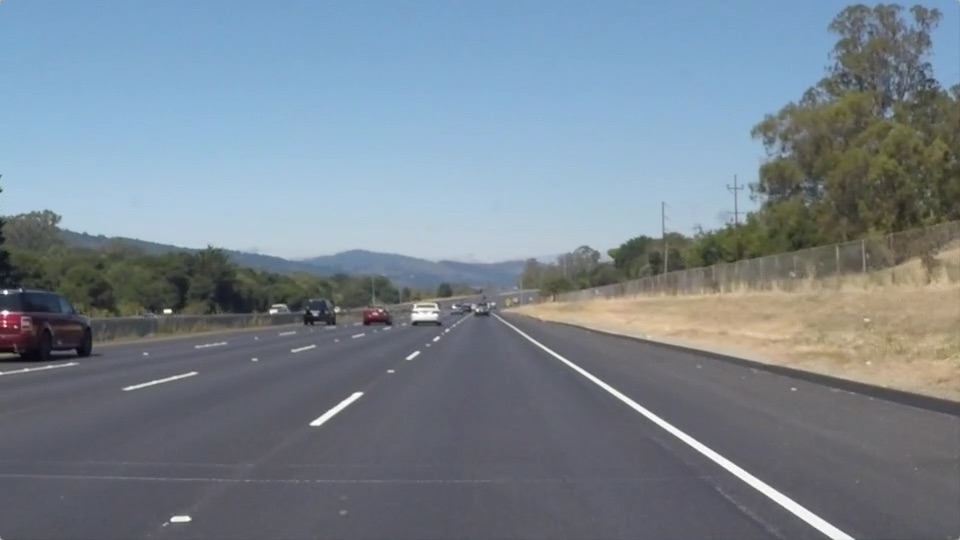
#> input picture carnd-projects/CarND-LaneLines-P1/test_images/solidWhiteRight.jpg, 960 x 540 px
$ jupyter execute --allow-errors P1.ipynb   (shell and % lines are left out)
#> lines starting #> are read from the running program, lines starting #| are printed output that depends on the picture; after the words box and inside, x2 and y2 are one past the last pixel; in counts of white or black regions, pixels touching at a corner belong together
# **Finding Lane Lines on the Road**
***
In this project, you will use the tools you learned about in the lesson to identify lane lines on the road.  You can develop your pipeline on a series of individual images, and later apply the result to a video stream (really just a series of images). Check out the video clip "raw-lines-example.mp4" (also contained in this repository) to see what the output should look like after using the helper functions below.

Once you have a result that looks roughly like "raw-lines-example.mp4", you'll need to get creative and try to average and/or extrapolate the line segments you've detected to map out the full extent of the lane lines.  You can see an example of the result you're going for in the video "P1_example.mp4".  Ultimately, you would like to draw just one line for the left side of the lane, and one for the right.

---
Let's have a look at our first image called 'test_images/solidWhiteRight.jpg'.  Run the 2 cells below (hit Shift-Enter or the "play" button above) to display the image.

**Note** If, at any point, you encounter frozen display windows or other confounding issues, you can always start again with a clean slate by going to the "Kernel" menu above and selecting "Restart & Clear Output".

---

**The tools you have are color selection, region of interest selection, grayscaling, Gaussian smoothing, Canny Edge Detection and Hough Tranform line detection.  You  are also free to explore and try other techniques that were not presented in the lesson.  Your goal is piece together a pipeline to detect the line segments in the image, then average/extrapolate them and draw them onto the image for display (as below).  Once you have a working pipeline, try it out on the video stream below.**

---

<figure>

 <figcaption>
 <p></p>
 <p style="text-align: center;"> Your output should look something like this (above) after detecting line segments using the helper functions below </p>
 </figcaption>
</figure>
 <p></p>
<figure>

 <figcaption>
 <p></p>
 <p style="text-align: center;"> Your goal is to connect/average/extrapolate line segments to get output like this</p>
 </figcaption>
</figure>

[cell 1]
#importing some useful packages
import matplotlib.pyplot as plt
import matplotlib.image as mpimg
import numpy as np
import cv2
import os

[cell 2]
#reading in an image
image = mpimg.imread('test_images/solidWhiteRight.jpg')
#> image is the input picture: shape (540, 960, 3); mean R, G, B 120.3, 132.6, 143.7
#printing out some stats and plotting
print('This image is:', type(image), 'with dimesions:', image.shape)
#| This image is: <class 'numpy.ndarray'> with dimesions: (540, 960, 3)
plt.imshow(image)  # if you wanted to show a single color channel image called 'gray', for example, call as plt.imshow(gray, cmap='gray')

**Some OpenCV functions (beyond those introduced in the lesson) that might be useful for this project are:**

`cv2.inRange()` for color selection
`cv2.fillPoly()` for regions selection
`cv2.line()` to draw lines on an image given endpoints
`cv2.addWeighted()` to coadd / overlay two images
`cv2.cvtColor()` to grayscale or change color
`cv2.imwrite()` to output images to file
`cv2.bitwise_and()` to apply a mask to an image

**Check out the OpenCV documentation to learn about these and discover even more awesome functionality!**

Below are some helper functions to help get you started. They should look familiar from the lesson!

[cell 3]
import math

# [7 lines left out: function grayscale, not called in this run]
    # Or use BGR2GRAY if you read an image with cv2.imread()
    # return cv2.cvtColor(img, cv2.COLOR_BGR2GRAY)

def canny(img, low_threshold, high_threshold):
    """Applies the Canny transform"""
    return cv2.Canny(img, low_threshold, high_threshold)

def gaussian_blur(img, kernel_size):
    """Applies a Gaussian Noise kernel"""
    return cv2.GaussianBlur(img, (kernel_size, kernel_size), 0)

def region_of_interest(img, vertices):
    """
    Applies an image mask.

    Only keeps the region of the image defined by the polygon
    formed from `vertices`. The rest of the image is set to black.
    """
    #defining a blank mask to start with
    mask = np.zeros_like(img)

    #defining a 3 channel or 1 channel color to fill the mask with depending on the input image
    if len(img.shape) > 2:
        channel_count = img.shape[2]  # i.e. 3 or 4 depending on your image
        ignore_mask_color = (255,) * channel_count
    else:
        ignore_mask_color = 255

    #filling pixels inside the polygon defined by "vertices" with the fill color
    cv2.fillPoly(mask, vertices, ignore_mask_color)

    #returning the image only where mask pixels are nonzero
    masked_image = cv2.bitwise_and(img, mask)
    return masked_image

def draw_lane_marker(img, lines, color=[255, 0, 0], thickness=6):
    if not lines:
        return

    x = []
    y = []
    for line in lines:
        for x1, y1, x2, y2 in line:
            x += [x1, x2]
            y += [y1, y2]
    fit = np.polyfit(y, x, 1)

    y_bottom = img.shape[0]
    y_top = y_bottom // 2 + y_bottom // 12

    x_top = int(fit[0] * y_top + fit[1])
    x_bottom = int(fit[0] * y_bottom + fit[1])

    cv2.line(img, (x_bottom, y_bottom), (x_top, y_top), color, thickness)

def draw_lines(img, lines, color=[255, 0, 0], thickness=6, min_slope=0.4):
    """
    NOTE: this is the function you might want to use as a starting point once you want to
    average/extrapolate the line segments you detect to map out the full
    extent of the lane (going from the result shown in raw-lines-example.mp4
    to that shown in P1_example.mp4).

    Think about things like separating line segments by their
    slope ((y2-y1)/(x2-x1)) to decide which segments are part of the left
    line vs. the right line.  Then, you can average the position of each of
    the lines and extrapolate to the top and bottom of the lane.

    This function draws `lines` with `color` and `thickness`.
    Lines are drawn on the image inplace (mutates the image).
    If you want to make the lines semi-transparent, think about combining
    this function with the weighted_img() function below
    """
    slopes = []
    left_lines = []
    right_lines = []
    for line in lines:
        for x1, y1, x2, y2 in line:
            m = (y2 - y1) / (x2 - x1)
            if abs(m) >= min_slope:
                if m > 0:
                    left_lines.append(line)
                else:
                    right_lines.append(line)

    draw_lane_marker(img, left_lines, color, thickness)
    draw_lane_marker(img, right_lines, color, thickness)

# [10 lines left out: function hough_lines, not called in this run]

def filter_white_pixels(img_gray, color_threshold):
    white_pixels = img_gray >= color_threshold
    img_gray[~white_pixels] = 0
    return img_gray

# Python 3 has support for cool math symbols.
# [13 lines left out: function weighted_img, not called in this run]

## Test on Images

Now you should build your pipeline to work on the images in the directory "test_images"
**You should make sure your pipeline works well on these images before you try the videos.**

run your solution on all test_images and make copies into the test_images directory).

[cell 4]
# TODO: Build your pipeline that will draw lane lines on the test_images
# then save them to the test_images directory.

def detect_lines(img):
    height, width, _ = img.shape

    # convert to gray scale image
    gray = cv2.cvtColor(img, cv2.COLOR_RGB2GRAY)

    # color selection
    gray = filter_white_pixels(gray, 180)

    # Gaussian blur
    kernel_size = 9
    blur_gray = cv2.GaussianBlur(gray, (kernel_size, kernel_size), 0)

    # Apply edge detection
    low_threshold = 50
    high_threshold = 100
    edges = cv2.Canny(blur_gray, low_threshold, high_threshold)

    # Region of interets
    vertices = np.array([[
            (0 + 10, height),
            (width / 2, height / 2 + height / 12),
            (width - 10, height)
        ]], dtype=np.int32)

    reg_mask = region_of_interest(edges, vertices)

    # Line detection
    rho = 2
    theta = np.pi / 180
    threshold = 15
    min_line_len = 50
    max_line_gap = 50

    lines = cv2.HoughLinesP(reg_mask, rho, theta, threshold, np.array([]),
                            minLineLength=min_line_len, maxLineGap=max_line_gap)

    return lines

def mark_lanes(image):
    lines = detect_lines(image)
    line_image = np.copy(image)
    draw_lines(line_image, lines, min_slope=0.45)
    return line_image

for image_file in os.listdir("test_images/"):
    img = mpimg.imread("test_images/" + image_file)
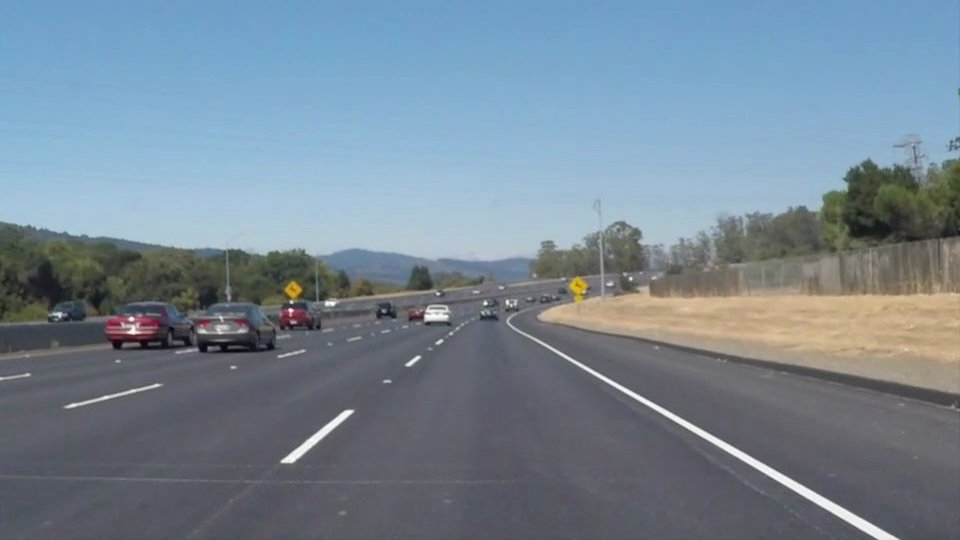
#> input picture carnd-projects/CarND-LaneLines-P1/test_images/solidWhiteCurve.jpg, 960 x 540 px
#> img is the input picture: shape (540, 960, 3); mean R, G, B 118.5, 134.5, 148.1

    print(image_file)
    lane_image = mark_lanes(img)
#> in detect_lines, `gray = cv2.cvtColor(img, cv2.COLOR_RGB2GRAY)`:
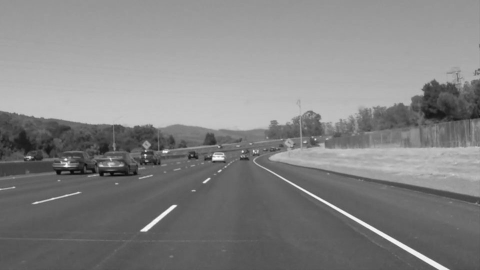
#> gray: shape (540, 960) (shown at 1/2 size); min 5, max 255, mean 131.2
#> in filter_white_pixels, `white_pixels = img_gray >= color_threshold`:
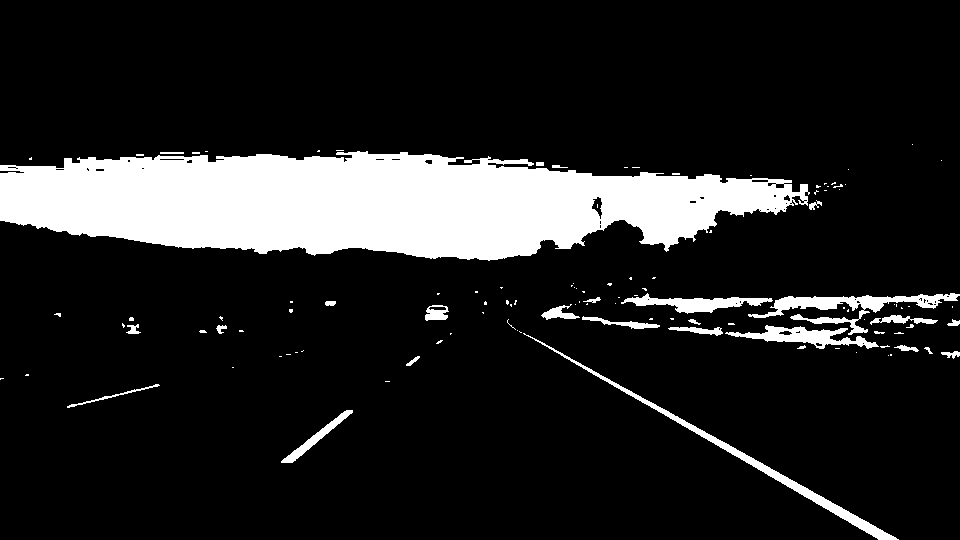
#> white_pixels: shape (540, 960) bool; 13.9% white; 114 white regions (86 under 20 px), largest, box (x1, y1, x2, y2) and area: (0, 151, 810, 261) 60877, (523, 333, 899, 540) 2507, (748, 293, 960, 335) 2351
#> in filter_white_pixels, `img_gray[~white_pixels] = 0`:
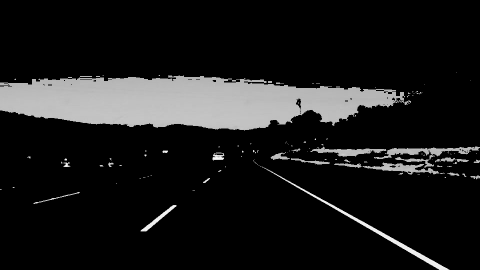
#> img_gray: shape (540, 960) (shown at 1/2 size); min 0, max 255, mean 26.4
#> in detect_lines, `blur_gray = cv2.GaussianBlur(gray, (kernel_size, kernel_size), 0)`:
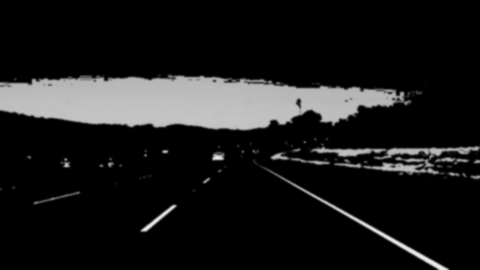
#> blur_gray: shape (540, 960) (shown at 1/2 size); min 0, max 239, mean 26.4
#> in detect_lines, `edges = cv2.Canny(blur_gray, low_threshold, high_threshold)`:
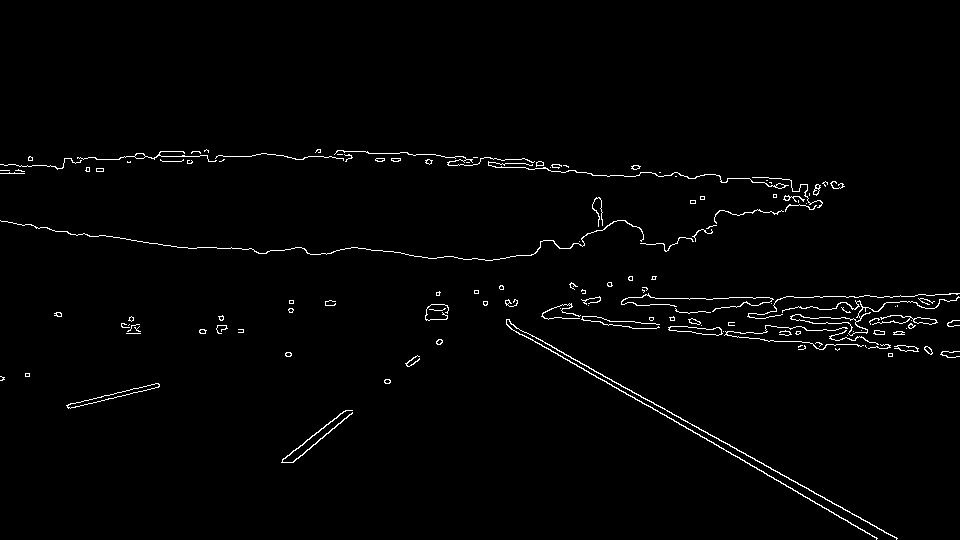
#> edges: shape (540, 960); 1.5% white in thin lines or dots, all inside (x1, y1, x2, y2) = (0, 149, 960, 540)
#> in region_of_interest, `cv2.fillPoly(mask, vertices, ignore_mask_color)`:
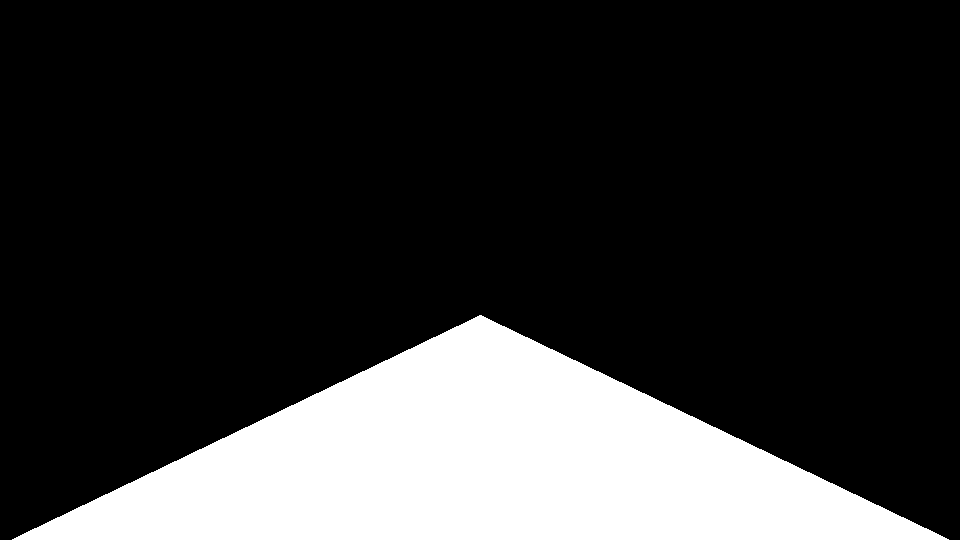
#> mask: shape (540, 960); 20.4% white; 1 white region, box (x1, y1, x2, y2) and area: (12, 315, 949, 540) 105769
#> in region_of_interest, `masked_image = cv2.bitwise_and(img, mask)`:
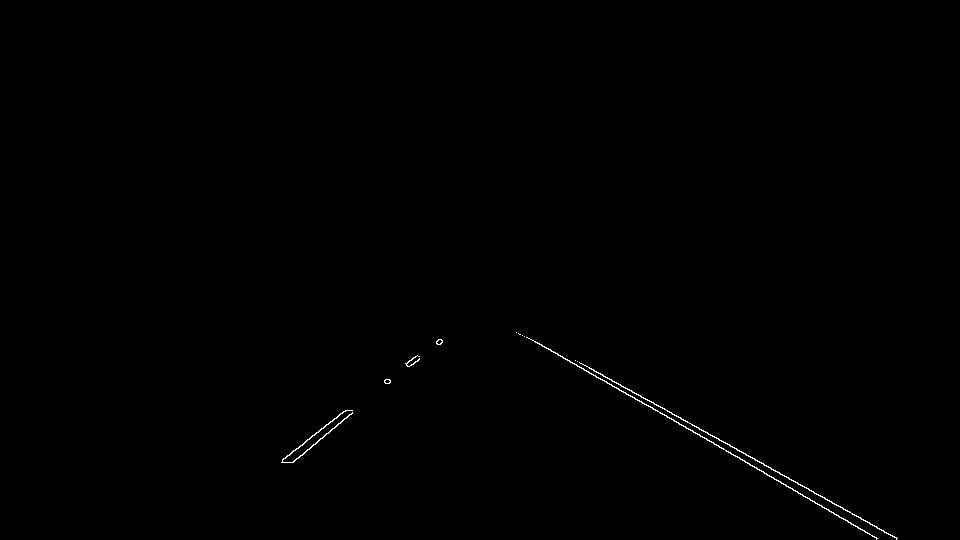
#> masked_image: shape (540, 960); 0.26% white in thin lines or dots, all inside (x1, y1, x2, y2) = (281, 332, 898, 540)
#> in detect_lines, `lines = cv2.HoughLinesP(reg_mask, rho, theta, threshold, np.array([]),..`: lines = [[575, 360, 897, 538], [533, 340, 877, 538], [634, 397, 847, 520], [282, 459, 413, 357], [298, 458, 440, 339], [293, 462, 415, 356], [282, 460, 441, 340], [351, 410, 442, 342], [321, 428, 441, 343]]
#> the loop in draw_lines, `for line in lines:` made 9 passes
#> after the loop in draw_lines, `for line in lines:`: left_lines = [[[575, 360, 897, 538]], [[533, 340, 877, 538]], [[634, 397, 847, 520]]]; right_lines = [[[282, 459, 413, 357]], [[298, 458, 440, 339]], [[293, 462, 415, 356]], [[282, 460, 441, 340]], [[351, 410, 442, 342]], [[321, 428, 441, 343]]]
#> the loop in draw_lane_marker, `for line in lines:` made 3 passes
#> after the loop in draw_lane_marker, `for line in lines:`: x = [575, 897, 533, 877, 634, 847]; y = [360, 538, 340, 538, 397, 520]
#> in draw_lane_marker, `fit = np.polyfit(y, x, 1)`: fit = [1.76, -64.29]
#> in draw_lane_marker, `x_top = int(fit[0] * y_top + fit[1])`: x_top = 491
#> in draw_lane_marker, `x_bottom = int(fit[0] * y_bottom + fit[1])`: x_bottom = 887
#> call 2 of draw_lane_marker, with thickness = 6
#> the loop in draw_lane_marker (call 2), `for line in lines:` made 6 passes
#> after the loop in draw_lane_marker (call 2), `for line in lines:`: x = [282, 413, 298, 440, 293, 415, 282, 441, 351, 442, 321, 441]; y = [459, 357, 458, 339, 462, 356, 460, 340, 410, 342, 428, 343]
#> in draw_lane_marker (call 2), `fit = np.polyfit(y, x, 1)`: fit = [-1.27, 872.6]
#> in draw_lane_marker (call 2), `x_top = int(fit[0] * y_top + fit[1])`: x_top = 471
#> in draw_lane_marker (call 2), `x_bottom = int(fit[0] * y_bottom + fit[1])`: x_bottom = 185
#> in draw_lane_marker (call 2), `cv2.line(img, (x_bottom, y_bottom), (x_top, y_top), color, thickness)`:
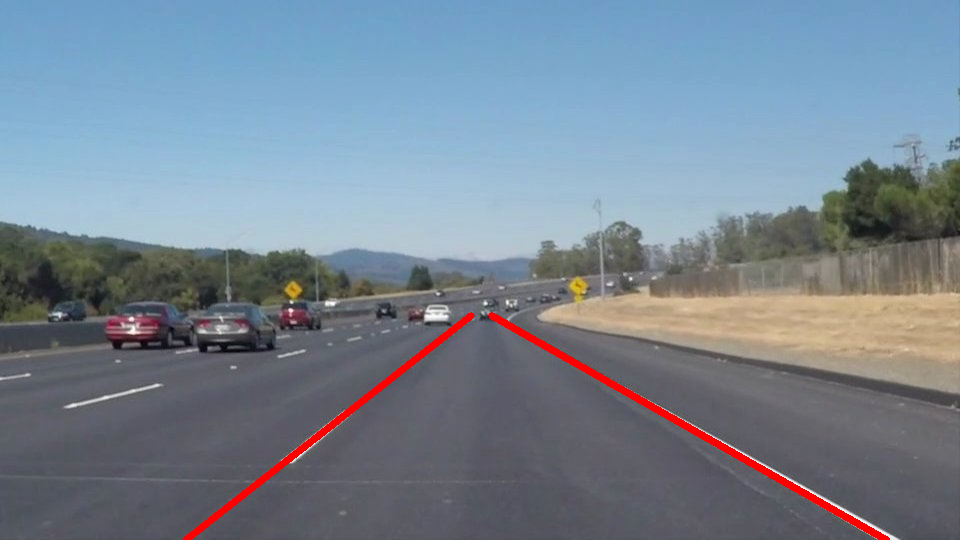
#> img: shape (540, 960, 3); mean R, G, B 119.6, 132.6, 146.2
#> pass 3 of the loop `for image_file in os.listdir("test_images/"):`:
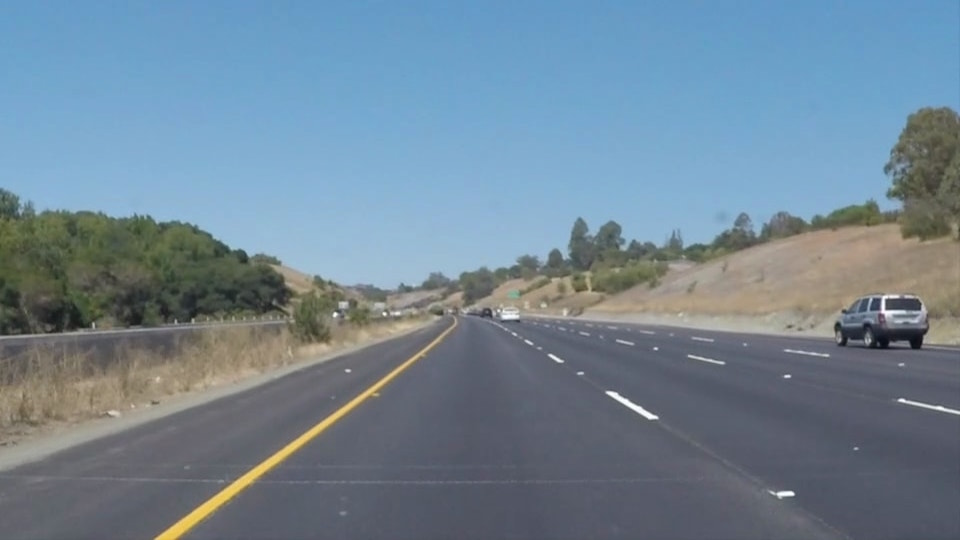
#> input picture carnd-projects/CarND-LaneLines-P1/test_images/solidYellowCurve.jpg, 960 x 540 px
#> img is the input picture: shape (540, 960, 3); mean R, G, B 113, 133.4, 149
#> in filter_white_pixels (call 3), `white_pixels = img_gray >= color_threshold`:
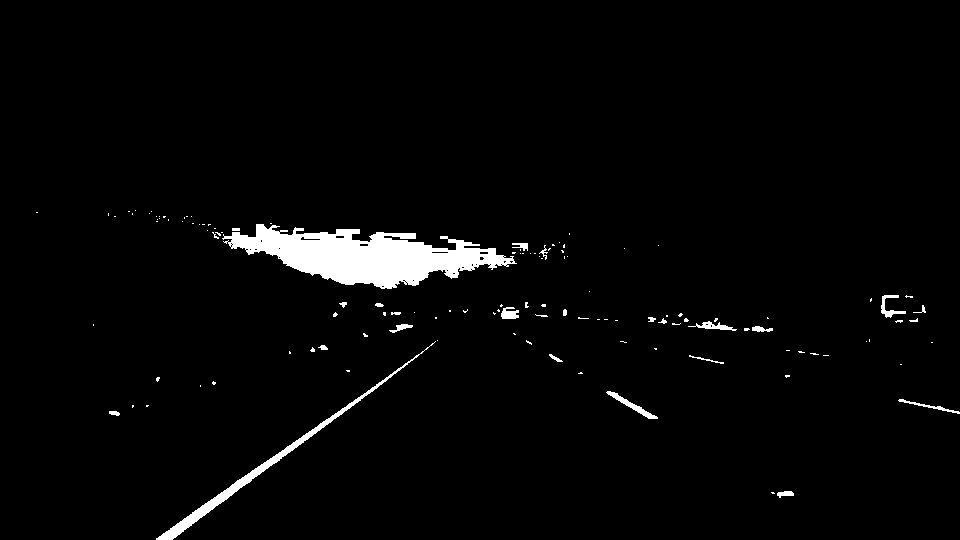
#> white_pixels: shape (540, 960) bool; 2.7% white; 125 white regions (100 under 20 px), largest, box (x1, y1, x2, y2) and area: (222, 224, 517, 289) 9553, (156, 341, 436, 540) 1951, (606, 391, 658, 419) 284
#> the loop in draw_lane_marker (call 6), `for line in lines:` made 7 passes
#> line on passes 1 to 4: [[173, 525, 434, 342]], [[200, 517, 419, 357]], [[294, 442, 437, 339]], [[240, 487, 432, 347]]
#> after the loop in draw_lane_marker (call 6), `for line in lines:`: x = [173, 434, 200, 419, 294, 437, 240, 432, 221, 277, 156, 239, 330, 402]; y = [525, 342, 517, 357, 442, 339, 487, 347, 502, 462, 538, 478, 417, 365]
#> fit = [-1.39, 912.6]
#> x_top = 473
#> x_bottom = 160
#> in draw_lane_marker (call 6), `cv2.line(img, (x_bottom, y_bottom), (x_top, y_top), color, thickness)`:
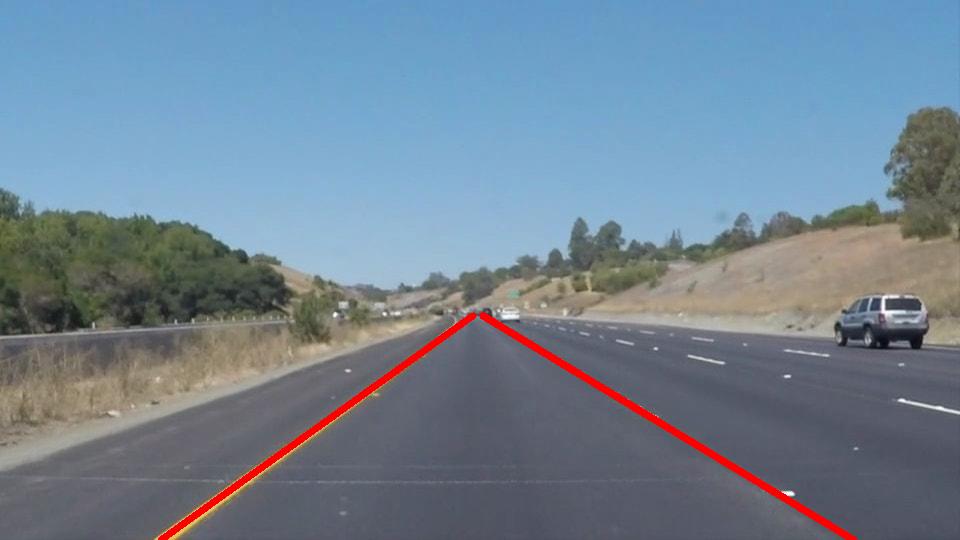
#> img: shape (540, 960, 3); mean R, G, B 114.2, 131.8, 147.6
    plt.imshow(lane_image)
    plt.show()
